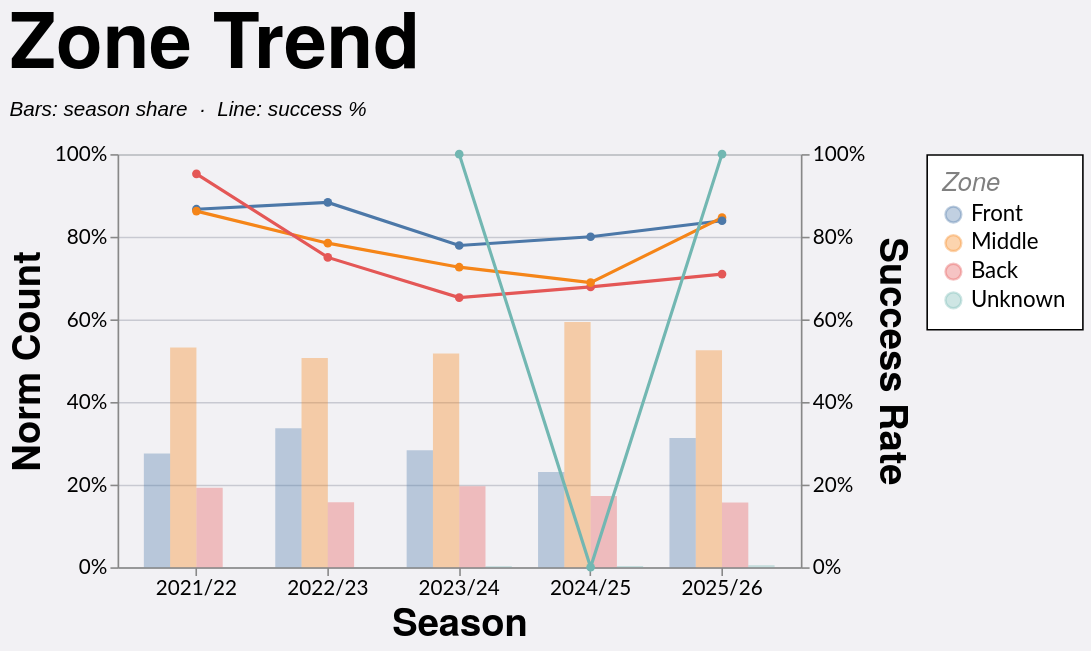

The Vega-Lite source for this figure:
### Vega-Lite specification from a JSON file in a GitHub repository (floating-point values rounded to 4 significant figures; data arrays with more than 128 entries replaced by an {"elided": "..."} marker saying what was removed)
{"config": {"axis": {"labelFont": "Lato, sans-serif", "titleFont": "PT Sans Narrow, Helvetica Neue, Helvetica, Arial, sans-serif", "labelFontSize": 13, "titleFontSize": 24, "gridColor": "#202947", "gridOpacity": 0.2}, "header": {"labelFont": "PT Sans Narrow, Helvetica Neue, Helvetica, Arial, sans-serif", "titleFont": "PT Sans Narrow, Helvetica Neue, Helvetica, Arial, sans-serif", "labelFontSize": 24, "titleFontSize": 28, "labelFontWeight": "bold", "orient": "left"}, "legend": {"labelFont": "Lato, sans-serif", "titleFont": "PT Sans Narrow, Helvetica Neue, Helvetica, Arial, sans-serif", "labelFontSize": 14, "titleFontSize": 16, "titlePadding": 5, "fillColor": "white", "strokeColor": "black", "padding": 10, "titleFontWeight": "lighter", "titleFontStyle": "italic", "titleColor": "gray", "offset": 10}, "title": {"font": "PT Sans Narrow, Helvetica Neue, Helvetica, Arial, sans-serif", "fontSize": 48, "fontWeight": "bold", "anchor": "start", "align": "center", "titlePadding": 20, "subtitlePadding": 10, "subtitleFontSize": 13, "subtitleColor": "", "subtitleFontStyle": "italic", "offset": 15, "color": "black"}, "axisX": {"labelAngle": 0}, "facet": {"title": null, "header": null, "align": {"row": "each", "column": "each"}}, "resolve": {"scale": {"y": "independent", "facet": "independent"}}, "background": "#f2f1f4"}, "layer": [{"mark": {"type": "bar", "opacity": 0.35}, "encoding": {"color": {"field": "area", "sort": ["Front", "Middle", "Back"], "title": "Zone", "type": "nominal"}, "tooltip": [{"field": "season", "title": "Season", "type": "nominal"}, {"field": "area", "title": "Zone", "type": "nominal"}, {"field": "won", "format": ",.0f", "title": "Won", "type": "quantitative"}, {"field": "attempts", "format": ",.0f", "title": "Attempts", "type": "quantitative"}, {"field": "norm_count", "format": ".1%", "title": "Norm Count", "type": "quantitative"}, {"field": "success_rate", "format": ".1%", "title": "Success Rate", "type": "quantitative"}], "x": {"field": "season", "sort": ["2021/22", "2022/23", "2023/24", "2024/25", "2025/26"], "title": "Season", "type": "nominal"}, "xOffset": {"field": "area", "sort": ["Front", "Middle", "Back"], "type": "nominal"}, "y": {"axis": {"format": "%", "orient": "left"}, "field": "norm_count", "scale": {"domain": [0, 1]}, "title": "Norm Count", "type": "quantitative"}}, "transform": [{"filter": "(loSquad == 'All' || datum.squad == loSquad) && (loGameType == 'All' || (loGameType == 'League + Cup' && (datum.game_type == 'League' || datum.game_type == 'Cup')) || (loGameType == 'League only' && datum.game_type == 'League') || datum.game_type == loGameType) && (loOpposition == 'All' || datum.opposition == loOpposition) && (loThrower == 'All' || datum.thrower == loThrower) && (loJumper == 'All' || datum.jumper == loJumper) && (loArea == 'All' || datum.area == loArea) && (loNumbers == 'All' || datum.numbers == loNumbers) && (loCallType == 'All' || datum.call_type == loCallType)"}, {"aggregate": [{"op": "count", "as": "attempts"}, {"op": "sum", "field": "won", "as": "won"}], "groupby": ["season", "area"]}, {"joinaggregate": [{"op": "sum", "field": "attempts", "as": "season_attempts"}], "groupby": ["season"]}, {"calculate": "datum.attempts / datum.season_attempts", "as": "norm_count"}, {"calculate": "datum.won / datum.attempts", "as": "success_rate"}]}, {"mark": {"type": "line", "point": true, "strokeWidth": 2}, "encoding": {"color": {"field": "area", "sort": ["Front", "Middle", "Back"], "title": "Zone", "type": "nominal"}, "detail": {"field": "area", "type": "nominal"}, "tooltip": [{"field": "season", "title": "Season", "type": "nominal"}, {"field": "area", "title": "Zone", "type": "nominal"}, {"field": "won", "format": ",.0f", "title": "Won", "type": "quantitative"}, {"field": "attempts", "format": ",.0f", "title": "Attempts", "type": "quantitative"}, {"field": "norm_count", "format": ".1%", "title": "Norm Count", "type": "quantitative"}, {"field": "success_rate", "format": ".1%", "title": "Success Rate", "type": "quantitative"}], "x": {"field": "season", "sort": ["2021/22", "2022/23", "2023/24", "2024/25", "2025/26"], "title": "Season", "type": "nominal"}, "y": {"axis": {"format": "%", "orient": "right"}, "field": "success_rate", "scale": {"domain": [0, 1]}, "title": "Success Rate", "type": "quantitative"}}, "transform": [{"filter": "(loSquad == 'All' || datum.squad == loSquad) && (loGameType == 'All' || (loGameType == 'League + Cup' && (datum.game_type == 'League' || datum.game_type == 'Cup')) || (loGameType == 'League only' && datum.game_type == 'League') || datum.game_type == loGameType) && (loOpposition == 'All' || datum.opposition == loOpposition) && (loThrower == 'All' || datum.thrower == loThrower) && (loJumper == 'All' || datum.jumper == loJumper) && (loArea == 'All' || datum.area == loArea) && (loNumbers == 'All' || datum.numbers == loNumbers) && (loCallType == 'All' || datum.call_type == loCallType)"}, {"aggregate": [{"op": "count", "as": "attempts"}, {"op": "sum", "field": "won", "as": "won"}], "groupby": ["season", "area"]}, {"joinaggregate": [{"op": "sum", "field": "attempts", "as": "season_attempts"}], "groupby": ["season"]}, {"calculate": "datum.attempts / datum.season_attempts", "as": "norm_count"}, {"calculate": "datum.won / datum.attempts", "as": "success_rate"}]}], "data": {"name": "data-73f91a64a43d4e9fe8f6d842372acc63"}, "height": 260, "params": [{"name": "loSquad", "value": "All"}, {"name": "loSeason", "value": "All"}, {"name": "loGameType", "value": "All"}, {"name": "loOpposition", "value": "All"}, {"name": "loThrower", "value": "All"}, {"name": "loJumper", "value": "All"}, {"name": "loArea", "value": "All"}, {"name": "loNumbers", "value": "All"}, {"name": "loCallType", "value": "All"}], "resolve": {"scale": {"y": "independent"}}, "title": {"text": "Zone Trend", "subtitle": "Bars: season share  ·  Line: success %"}, "width": 430, "$schema": "https://vega.github.io/schema/vega-lite/v5.20.1.json", "datasets": {"data-73f91a64a43d4e9fe8f6d842372acc63": {"elided": "1228 records"}}}
